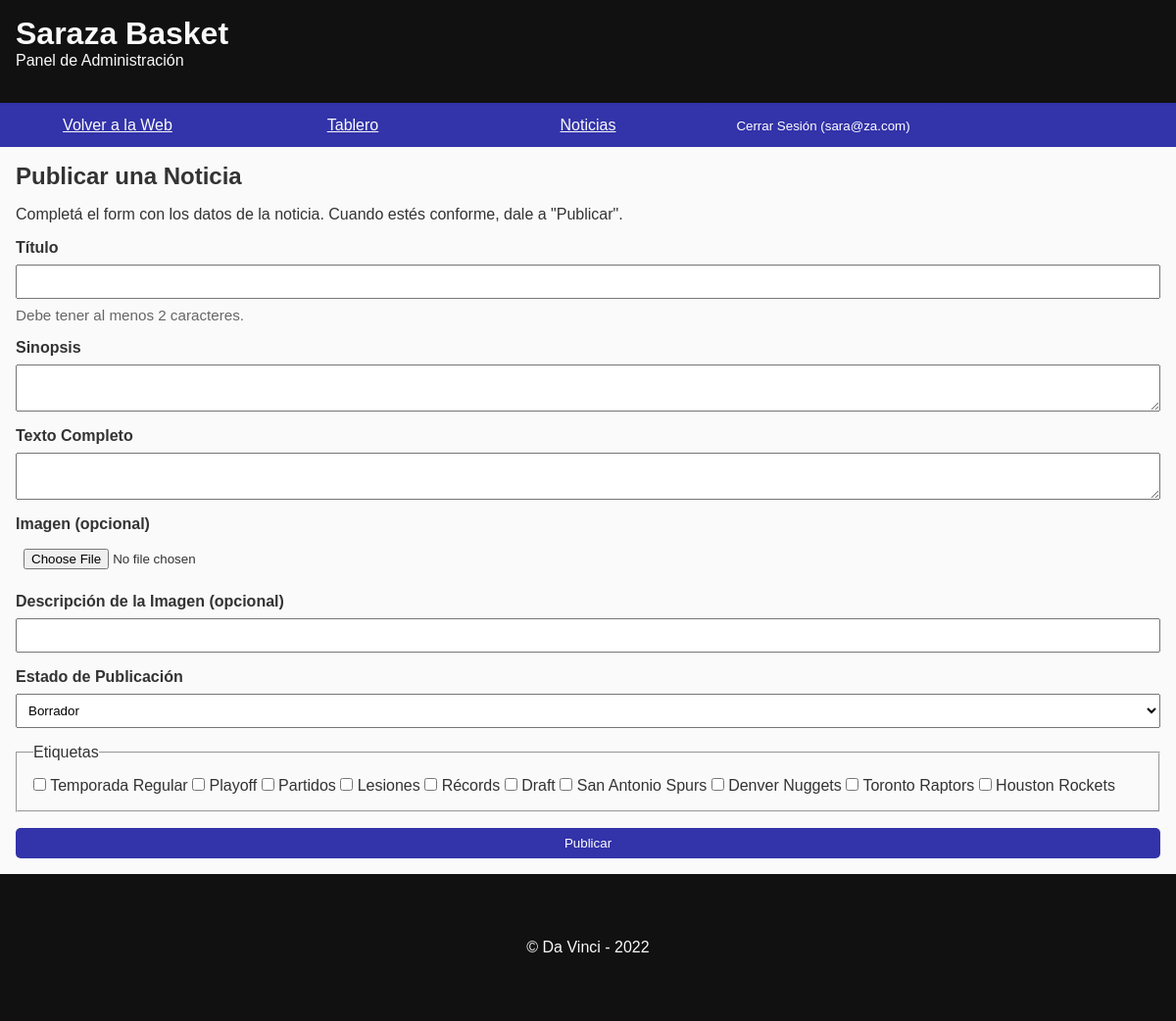
/admin/index.php?s=noticias-publicar (signed in), run on the app's committed database.
### tables this page shows
CREATE TABLE IF NOT EXISTS `usuarios` (
  `usuario_id` INT(10) UNSIGNED NOT NULL AUTO_INCREMENT,
  `rol_fk` TINYINT(3) UNSIGNED NOT NULL,
  `email` VARCHAR(255) NOT NULL,
  `password` VARCHAR(255) NOT NULL,
  `username` VARCHAR(60) NULL DEFAULT NULL,
  PRIMARY KEY (`usuario_id`),
  UNIQUE INDEX `email_UNIQUE` (`email` ASC),
  INDEX `fk_usuarios_roles1_idx` (`rol_fk` ASC),
  CONSTRAINT `fk_usuarios_roles1`
    FOREIGN KEY (`rol_fk`)
    REFERENCES `roles` (`rol_id`)
    ON DELETE NO ACTION
    ON UPDATE NO ACTION);

CREATE TABLE IF NOT EXISTS `etiquetas` (
  `etiqueta_id` TINYINT(3) UNSIGNED NOT NULL AUTO_INCREMENT,
  `nombre` VARCHAR(25) NOT NULL,
  PRIMARY KEY (`etiqueta_id`));

### bootstrap/autoload.php (called while the page is built, shortened)
<?php
spl_autoload_register(function(string $className) {
	$classesDir = __DIR__ . '/..';
	$classPath = str_replace('DaVinci', 'classes', $className);
	$classPath = $classesDir . '/' . $classPath . '.php';
});

### classes/Auth/Auth.php (called while the page is built, shortened)
<?php
class Auth
{
	private ?Usuario $usuario = null;
	public function autenticado(): bool
	{
		return isset($_SESSION['usuario_id']);
	}
	public function getUsuario(): ?Usuario
	{
		if(!$this->usuario) {
			$this->usuario = (new Usuario)->traerPorId($_SESSION['usuario_id']);
		}
		return $this->usuario;
	}
}

### classes/Models/Usuario.php (called while the page is built, shortened)
<?php
class Usuario
{
	private string $email;
	public function traerPorId(int $id): self|null
	{
		$db = DB::getConexion();
		$query = "SELECT * FROM usuarios
				WHERE usuario_id = ?";
		$stmt = $db->prepare($query);
		$stmt->execute([$id]);
		$stmt->setFetchMode(PDO::FETCH_CLASS, self::class);
		$usuario = $stmt->fetch();
		return $usuario;
	}
	public function getEmail(): string
	{
		return $this->email;
	}
}

### classes/Models/EstadoPublicacion.php (called while the page is built, shortened)
<?php
class EstadoPublicacion
{
	private int $estado_publicacion_id;
	private string $nombre;
	public function todo(): array
	{
		$db = DB::getConexion();
		$query = "SELECT * FROM estados_publicacion";
		$stmt = $db->prepare($query);
		$stmt->execute();
		$stmt->setFetchMode(PDO::FETCH_CLASS, self::class);
		return $stmt->fetchAll();
	}
	public function getEstadoPublicacionId(): int
	{
		return $this->estado_publicacion_id;
	}
	public function getNombre(): string
	{
		return $this->nombre;
	}
}

### classes/Models/Etiqueta.php (called while the page is built, shortened)
<?php
class Etiqueta
{
	private int $etiqueta_id;
	private string $nombre;
	public function todo(): array
	{
		$db = DB::getConexion();
		$query = "SELECT * FROM etiquetas";
		$stmt = $db->prepare($query);
		$stmt->execute();
		$stmt->setFetchMode(PDO::FETCH_CLASS, self::class);
		return $stmt->fetchAll();
	}
	public function getEtiquetaId(): int
	{
		return $this->etiqueta_id;
	}
	public function getNombre(): string
	{
		return $this->nombre;
	}
}

### admin/views/noticias-publicar.php (the view, shortened to what this page needs)
<?php
$estados = (new EstadoPublicacion)->todo();
$etiquetas = (new Etiqueta)->todo();
$errores = $_SESSION['errores'] ?? [];
$dataForm = $_SESSION['data-form'] ?? ['estado_publicacion_fk' => null];
?>
<section class="container">
	<h1 class="mb-1">Publicar una Noticia</h1>
	<p class="mb-1">Completá el form con los datos de la noticia. Cuando estés conforme, dale a "Publicar".</p>
	<form action="acciones/noticias-publicar.php" method="post" enctype="multipart/form-data">
		<div class="form-fila">
			<label for="titulo">Título</label>
			<input
				type="text"
				id="titulo"
				name="titulo"
				class="form-control"
				aria-describedby="help-titulo <?= isset($errores['titulo']) ? 'error-titulo' : '';?>"
				value="<?= $dataForm['titulo'] ?? null;?>"
			>
			<div class="form-help" id="help-titulo">Debe tener al menos 2 caracteres.</div>
		</div>
		<div class="form-fila">
			<label for="sinopsis">Sinopsis</label>
			<textarea
				id="sinopsis"
				name="sinopsis"
				class="form-control"
				<?php if(isset($errores['sinopsis'])): ?> aria-describedby="error-sinopsis" <?php endif;?>
			><?= $dataForm['sinopsis'] ?? null;?></textarea>
		</div>
		<div class="form-fila">
			<label for="texto">Texto Completo</label>
			<textarea
				id="texto"
				name="texto"
				class="form-control"
				<?php if(isset($errores['texto'])): ?> aria-describedby="error-texto" <?php endif;?>
			><?= $dataForm['texto'] ?? null;?></textarea>
		</div>
		<div class="form-fila">
			<label for="imagen">Imagen (opcional)</label>
			<input
				type="file"
				id="imagen"
				name="imagen"
				class="form-control"
			>
		</div>
		<div class="form-fila">
			<label for="imagen_descripcion">Descripción de la Imagen (opcional)</label>
			<input
				type="text"
				id="imagen_descripcion"
				name="imagen_descripcion"
				class="form-control"
				value="<?= $dataForm['imagen_descripcion'] ?? null;?>"
			>
		</div>
		<div class="form-fila">
			<label for="estado_publicacion_fk">Estado de Publicación</label>
			<select name="estado_publicacion_fk" id="estado_publicacion_fk" class="form-control">
			<?php
			foreach($estados as $estado):
			?>
				<option
					value="<?= $estado->getEstadoPublicacionId();?>"
					<?= $estado->getEstadoPublicacionId() == $dataForm['estado_publicacion_fk'] ? 'selected' : '';?>
				>
					<?= $estado->getNombre();?>
				</option>
			<?php
			endforeach;
			?>
			</select>
		</div>
		<fieldset>
			<legend>Etiquetas</legend>
			<?php
			foreach($etiquetas as $etiqueta):
			?>
			<label>
				<input
					type="checkbox"
					name="etiquetas[]"
					value="<?= $etiqueta->getEtiquetaId();?>"
					<?= in_array($etiqueta->getEtiquetaId(), $dataForm['etiquetas'] ?? [])
						? 'checked'
						: '';?>
				>
				<?= $etiqueta->getNombre();?>
			</label>
			<?php
			endforeach;
			?>
		</fieldset>
		<button type="submit" class="button">Publicar</button>
	</form>
</section>

### admin/index.php (shortened to what this page needs)
<?php
$view = $_GET['s'] ?? 'dashboard';
$auth = new Auth;
?>
<!DOCTYPE html>
<html lang="es">
<head>
    <link rel="stylesheet" href="../css/estilos.css">
</head>
<body>
    <header id="main-header">
        <p class="brand">Saraza Basket</p>
        <p>Panel de Administración</p>
    </header>
    <nav id="main-nav">
        <div class="container-fixed">
            <?php
            if($auth->autenticado()):
            ?>
            <ul>
                <li><a href="../index.php?s=home">Volver a la Web</a></li>
                <li><a href="index.php?s=dashboard">Tablero</a></li>
                <li><a href="index.php?s=noticias">Noticias</a></li>
                <li>
                    <form action="acciones/cerrar-sesion.php" method="post">
                        <button type="submit" class="button">Cerrar Sesión (<?= $auth->getUsuario()->getEmail();?>)</button>
                    </form>
                </li>
            </ul>
            <?php
            endif;
            ?>
        </div>
    </nav>
    <main class="main-content">
        <?php
        require 'views/' . $view . '.php';
        ?>
    </main>
    <footer id="main-footer">
        <p>&copy; Da Vinci - 2022</p>
    </footer>
</body>
</html>

### css/estilos.css (style rules this page uses)
:root { --bg-main: #33a; --bg-nav: #336; --bg-footer: #333; --color-alert: #c00; --msg-error-text: #900; --msg-info-bg: #00a; --msg-info-text: #aaf; --msg-success-bg: #060; --msg-success-text: #cfc; }
* { margin: 0; padding: 0; -webkit-box-sizing: border-box; -moz-box-sizing: border-box; box-sizing: border-box; }
html { height: 100%; }
body { font-family: Verdana, Arial, sans-serif; display: grid; min-height: 100%; grid-template-columns: 100%; grid-template-rows: 105px 90px 1fr 150px; }
p { margin-bottom: .75rem; }
ul { margin-bottom: 1rem; }
.container, .container-full { padding: 1rem; }
.brand { margin-bottom: 0; font-size: 2rem; font-weight: 700; }
#main-header { padding: 1em; background-color: #111; color: #fafafa; }
#main-nav { background-color: var(--bg-main); }
#main-nav ul { display: flex; flex-wrap: wrap; margin-bottom: 0; list-style: none; text-align: center; }
#main-nav ul li { width: 50%; height: 45px; line-height: 45px; }
#main-nav ul li a { display: block; color: #fafafa; }
.main-content { min-height: 100%; background-color: #fafafa; color: #333; }
#main-footer { height: 150px; background-color: #111; color: #fafafa; line-height: 150px; text-align: center; }
#main-footer p { margin-bottom: 0; }
fieldset { padding: 1rem; margin-bottom: 1rem; }
.form-fila { margin-bottom: 1em; }
.form-fila label { display: block; margin-bottom: .5rem; font-weight: 700; }
.form-control { display: block; width: 100%; padding: .5rem; }
.button { width: 100%; padding: .5rem 1rem; border: 0; border-radius: 5px; background-color: var(--bg-main); color: #fff; }
.mb-1 { margin-bottom: 1rem; }
.form-help { color: #666; margin-top: .5rem; font-size: .95rem; }
@media all and (min-width: 41.25em) { body { grid-template-rows: 105px 45px 1fr 150px; } }
@media all and (min-width: 41.25em) { #main-nav ul li { width: 20%; } }
@media all and (min-width: 68.75em) { .main-content, #main-content-admin, .container-fixed { max-width: 1500px; width: 100%; margin: auto; } }

### data on the page
usuarios: email "sara@za.com"
etiquetas: nombre "Temporada Regular"
etiquetas: nombre "Playoff"
etiquetas: nombre "Partidos"
etiquetas: nombre "Lesiones"
etiquetas: nombre "Récords"
etiquetas: nombre "Draft"
etiquetas: nombre "San Antonio Spurs"
etiquetas: nombre "Denver Nuggets"
etiquetas: nombre "Toronto Raptors"
etiquetas: nombre "Houston Rockets"

### other printed values
form field estado_publicacion_fk "Borrador"
